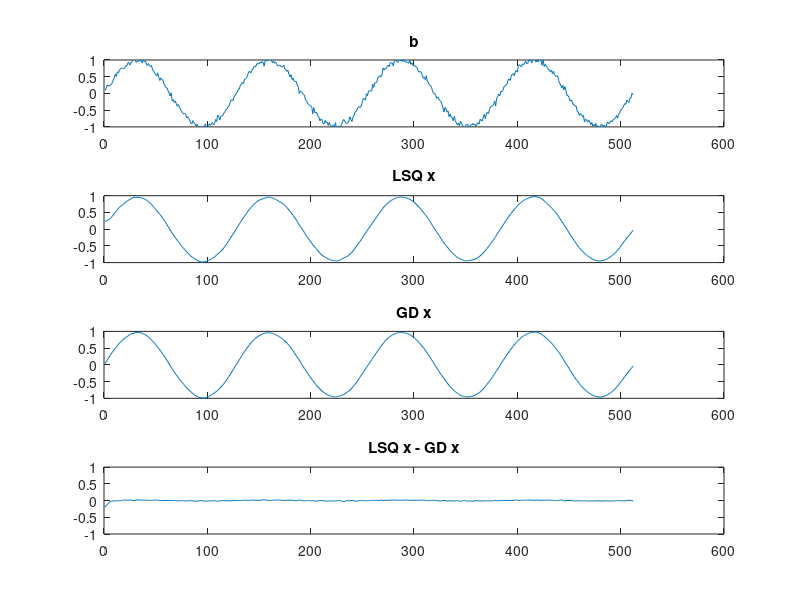
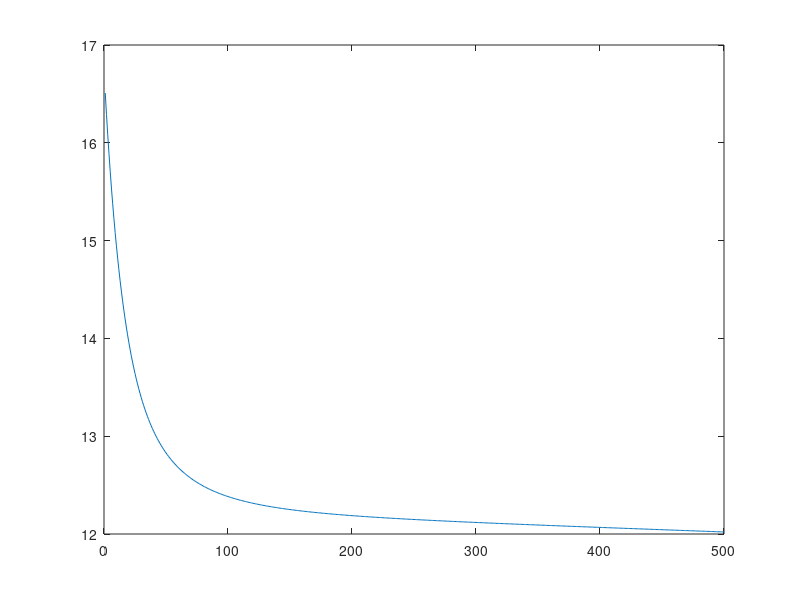

These figures' MATLAB source, in order:
    function tik_1d

    signal = sin((1:512)/128*2*pi);
    signal = signal + randn(size(signal))*0.05;
    lambda = 15;
    niter = 500;
    signal_lsq = tik_lsq(signal, lambda);
    signal_opt = tik_opt(signal, lambda, niter);
    figure(1); set(gcf, 'color', 'w');
    subplot(4, 1, 1); plot(signal); title('b'); ylim([-1 1]);
    subplot(4, 1, 2); plot(signal_lsq); title('LSQ x'); ylim([-1 1]);
    subplot(4, 1, 3); plot(signal_opt); title('GD x'); ylim([-1 1]);
    subplot(4, 1, 4); plot(signal_opt - signal_lsq'); title('LSQ x - GD x'); ylim([-1 1]);

    end

    function signal_lsq = tik_lsq(signal, lambda)
        grad = gradient_matrix(signal)*sqrt(lambda); %subfunction see below
        A = [eye(numel(signal)); grad];
        s = signal';
        b = [s; zeros(size(s))];
        signal_lsq = A\b;
    end

    function m = gradient_matrix(signal)
        n = numel(signal);
        diag1 = ones(n,1);
        diag2 = -diag1;
        m = spdiags([diag1 diag2], [0 1], n, n);
    end

    function signal_opt = tik_opt(signal, lambda, niter)
        e = zeros(niter,1);
        signal_opt = signal;
        tau = 0.001;
        for n = 1:niter
            e(n) = eval_f(signal_opt, signal, lambda); %subfunction see below
            diff = tau*grad_f(signal_opt, signal, lambda); %subfunction see below
            signal_opt = signal_opt - diff;
        end
        figure(2); plot(e);
    end

    function e = eval_f(signal_rec, signal, lambda)
        signal_grad = conv(signal_rec, [1 -1], 'same');
        signal_grad = gradient(signal_rec);
        e = 0.5*norm(signal_rec-signal) + norm(lambda*signal_grad);
    end

    function g = grad_f(signal_rec, signal, lambda)
        signal_lap = conv(signal_rec, [1 -2 1], 'same');
        g = (signal - signal_rec) - lambda*(signal_lap);
    end


